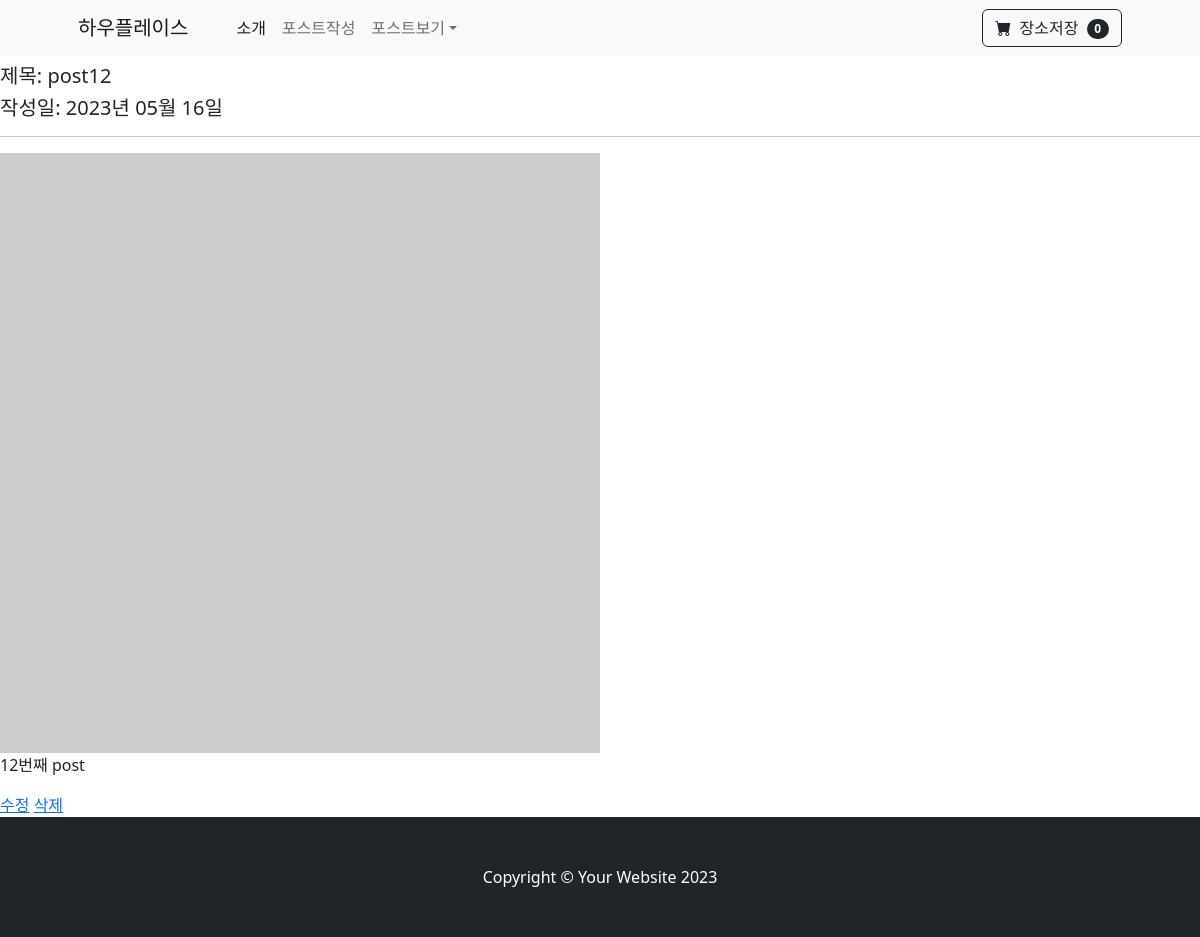
Page /posts/post_detail/14/ on the earlier database version.
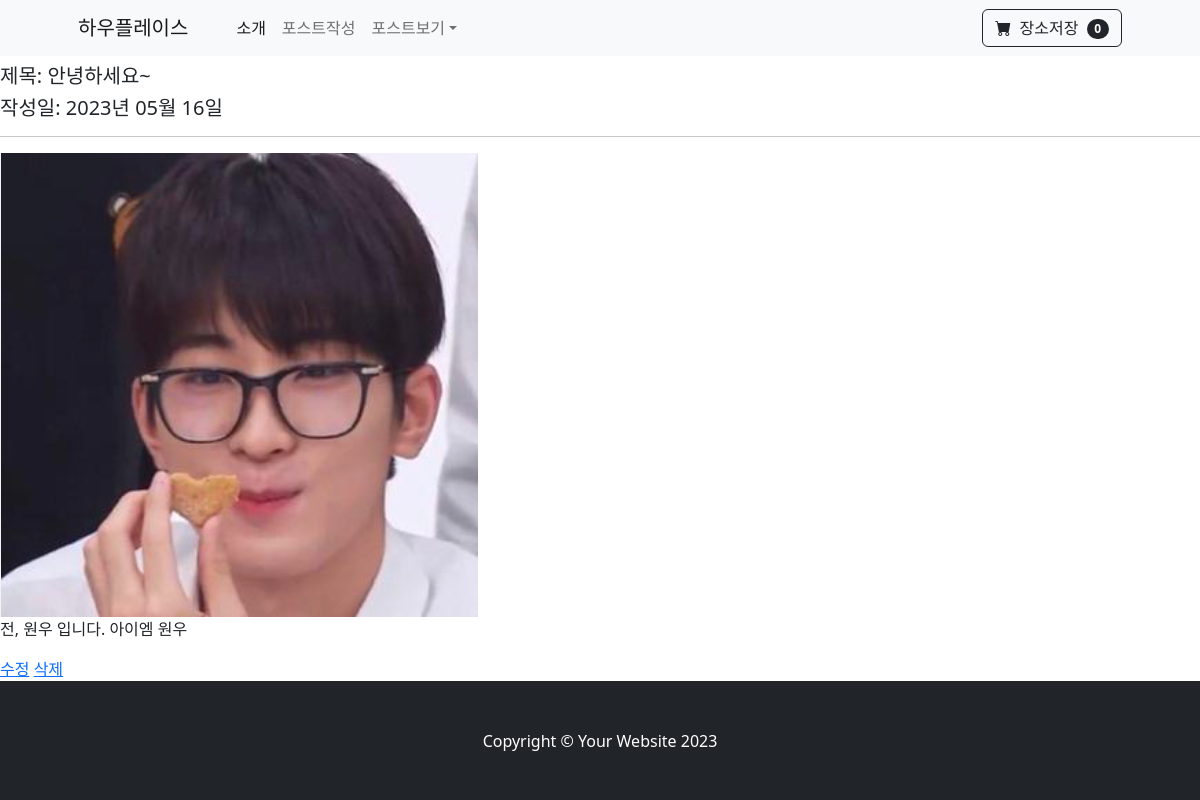
Same page on the later database version.
### posts/models.py (models this page shows)
class Post(models.Model) :
    title = models.CharField(verbose_name='제목', max_length=50)
    writer = models.ForeignKey(to=User, on_delete=models.CASCADE, null=True, blank=True)
    image = models.ImageField(verbose_name='썸네일', null=True, blank=True)
    content = models.TextField(verbose_name='내용')
    create_at = models.DateTimeField(verbose_name='작성일', auto_now_add=True)
    like_count = models.IntegerField(verbose_name='평점')
    category = models.TextField(verbose_name='분류', null=True)

### posts/views.py (the view)
# urls.py: path('post_detail/<int:id>/', views.post_detail, name='post_detail'),
def post_detail(request, id):
    try:
        post = Post.objects.get(id=id)
    except Post.DoesNotExist:
        return redirect('index') # 홈으로 redirect
    context = {
        'post' : post,
    }
    return render(request, 'post_detail.html', context)

### posts/templates/post_detail.html (shortened to what this page needs)
{% extends 'base.html' %}
{% block content %}
    <h5>제목: {{post.title}} </h4>
    <h5>작성일: {{post.create_at|date:"Y년 m월 d일"}} </h5>
    <hr>
    {% if post.image %}
        <img src="{{ post.image.url }}" alt=""/>
    {% else %}
    <img src="http://via.placeholder.com/600x600" alt=""/>
    {% endif %}
    <p> {{ post.content }} </p>
    <a href="{% url 'post_update' post.id %}">수정</a>
    <a href="{% url 'post_delete' post.id %}">삭제</a>
{% endblock %}

### posts/templates/base.html (shortened to what this page needs)
{% load static %}
<!DOCTYPE html>
<html lang="ko">
    <head>
        <link href="https://cdn.jsdelivr.net/npm/bootstrap-icons@1.5.0/font/bootstrap-icons.css" rel="stylesheet" />
        <link href="{% static 'css/styles.css' %}" rel="stylesheet" />
    </head>
    <body>
        <nav class="navbar navbar-expand-lg navbar-light bg-light">
            <div class="container px-4 px-lg-5">
                <a class="navbar-brand" href="#!">하우플레이스</a>
                <div class="collapse navbar-collapse" id="navbarSupportedContent">
                    <ul class="navbar-nav me-auto mb-2 mb-lg-0 ms-lg-4">
                        <li class="nav-item"><a class="nav-link active" aria-current="page" href="{% url 'home' %}">소개</a></li>
                        <li class="nav-item"><a class="nav-link" href="{% url 'post_create' %}">포스트작성</a></li>
                        <li class="nav-item dropdown">
                            <a class="nav-link dropdown-toggle" id="navbarDropdown" href="#" role="button" data-bs-toggle="dropdown" aria-expanded="false">포스트보기</a>
                        </li>
                    </ul>
                    <form class="d-flex">
                        <button class="btn btn-outline-dark" type="submit">
                            <i class="bi-cart-fill me-1"></i>
                            장소저장
                            <span class="badge bg-dark text-white ms-1 rounded-pill">0</span>
                        </button>
                    </form>
                </div>
            </div>
        </nav>
        {% block content %}{% endblock %}
        <footer class="py-5 bg-dark">
            <div class="container"><p class="m-0 text-center text-white">Copyright &copy; Your Website 2023</p></div>
        </footer>
    </body>
</html>

Differences in the rows shown:
changed Post: title "post12" → "안녕하세요~"; image: picture added; content "12번째 post" → "전, 원우 입니다. 아이엠 원우"
